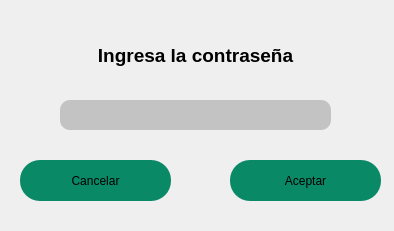
<?xml version="1.0" encoding="UTF-8"?>
<ui version="4.0">
 <class>Dialog</class>
 <widget class="QDialog" name="Dialog">
  <property name="geometry">
   <rect>
    <x>0</x>
    <y>0</y>
    <width>394</width>
    <height>231</height>
   </rect>
  </property>
  <property name="windowTitle">
   <string>Dialog</string>
  </property>
  <widget class="QLineEdit" name="password_edit">
   <property name="geometry">
    <rect>
     <x>60</x>
     <y>100</y>
     <width>271</width>
     <height>30</height>
    </rect>
   </property>
   <property name="minimumSize">
    <size>
     <width>0</width>
     <height>30</height>
    </size>
   </property>
   <property name="font">
    <font>
     <pointsize>14</pointsize>
    </font>
   </property>
   <property name="styleSheet">
    <string notr="true">background-color: rgb(195, 195, 195);
border-radius:10px;</string>
   </property>
  </widget>
  <widget class="QPushButton" name="cancel_button">
   <property name="geometry">
    <rect>
     <x>20</x>
     <y>160</y>
     <width>151</width>
     <height>41</height>
    </rect>
   </property>
   <property name="styleSheet">
    <string notr="true">border-radius:20px;
background-color: rgb(10, 137, 103);
font: 75 11pt &quot;Bahnschrift Condensed&quot;;</string>
   </property>
   <property name="text">
    <string>Cancelar</string>
   </property>
  </widget>
  <widget class="QPushButton" name="accept_button">
   <property name="geometry">
    <rect>
     <x>230</x>
     <y>160</y>
     <width>151</width>
     <height>41</height>
    </rect>
   </property>
   <property name="styleSheet">
    <string notr="true">border-radius:20px;
background-color: rgb(10, 137, 103);
font: 75 11pt &quot;Bahnschrift Condensed&quot;;</string>
   </property>
   <property name="text">
    <string>Aceptar</string>
   </property>
  </widget>
  <widget class="QLabel" name="label_6">
   <property name="geometry">
    <rect>
     <x>90</x>
     <y>40</y>
     <width>211</width>
     <height>31</height>
    </rect>
   </property>
   <property name="text">
    <string>&lt;html&gt;&lt;head/&gt;&lt;body&gt;&lt;p align=&quot;center&quot;&gt;&lt;span style=&quot; font-size:14pt; font-weight:600;&quot;&gt;Ingresa la contraseña&lt;/span&gt;&lt;/p&gt;&lt;/body&gt;&lt;/html&gt;</string>
   </property>
  </widget>
 </widget>
 <resources/>
 <connections/>
</ui>
